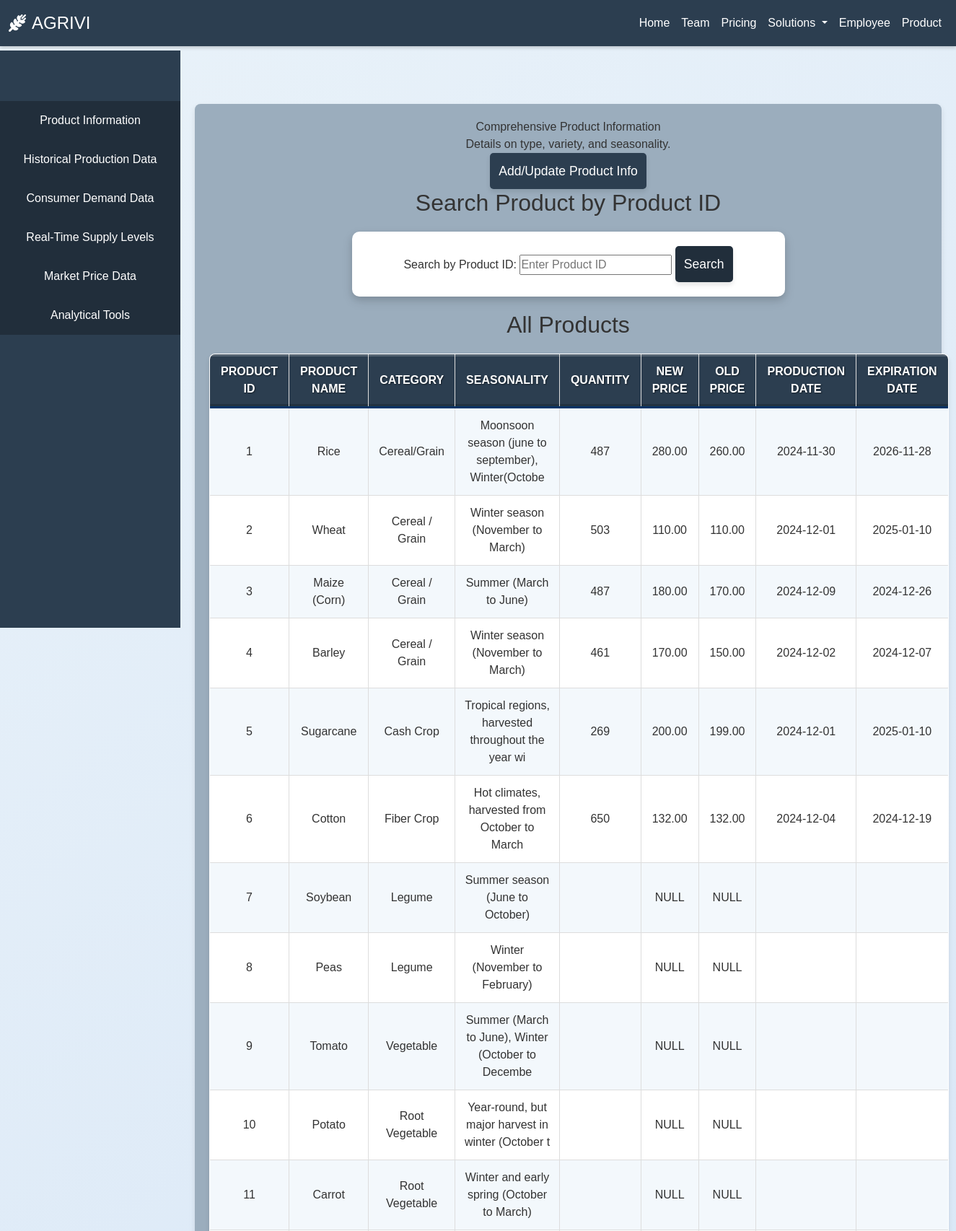
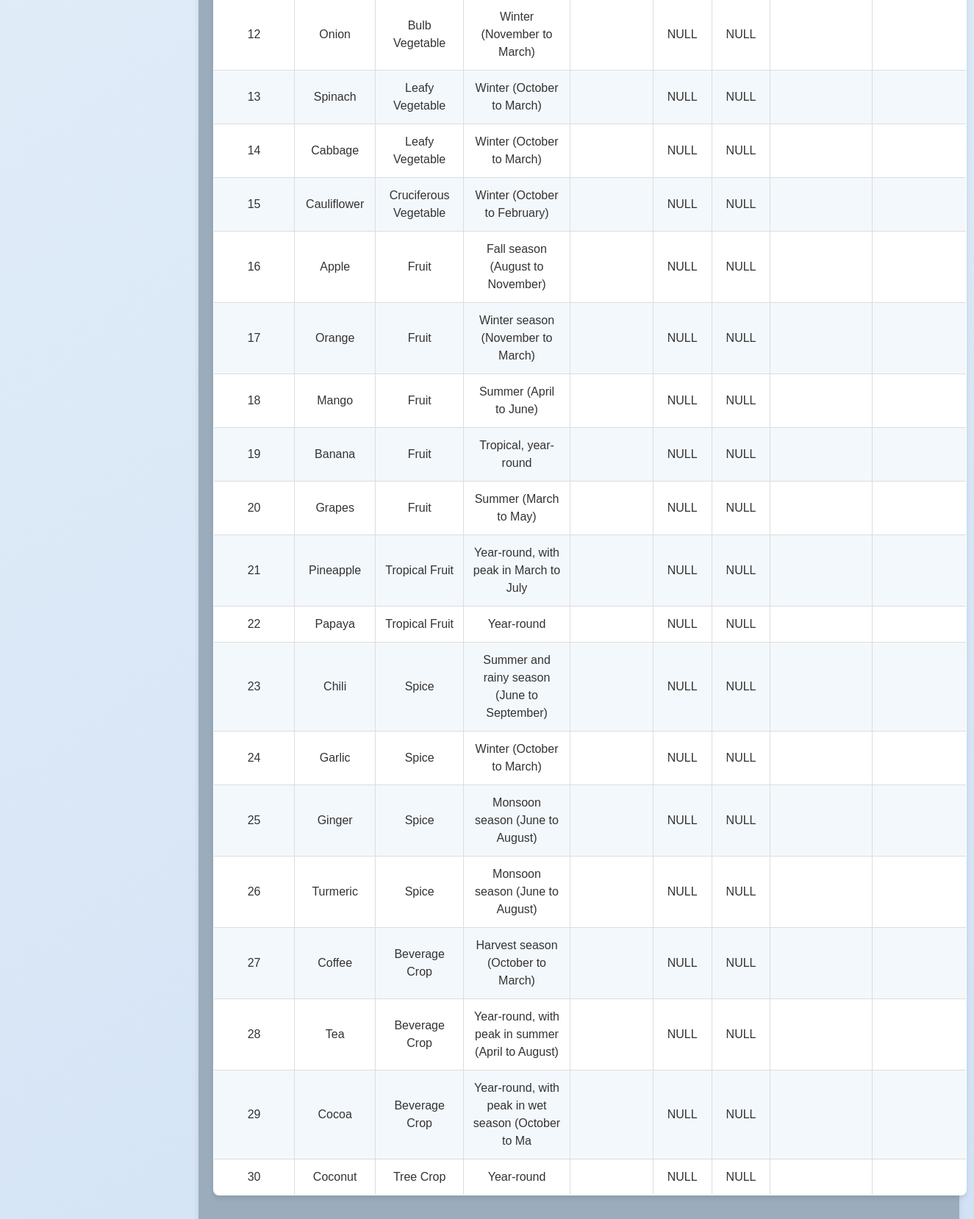
Page /admin_db/index.php (upper part) on the committed database (2 pictures, top to bottom).
### tables this page shows
CREATE TABLE `product_info` (
  `id` int(11) NOT NULL,
  `product_id` int(11) NOT NULL,
  `quantity` int(11) NOT NULL,
  `new_price` decimal(10,2) DEFAULT NULL,
  `old_price` decimal(10,2) DEFAULT NULL,
  `production_cost` decimal(10,2) NOT NULL,
  `production_date` date NOT NULL,
  `expiration_date` date NOT NULL
);

CREATE TABLE `product` (
  `product_id` int(11) NOT NULL,
  `product_name` varchar(100) DEFAULT NULL,
  `category` varchar(100) DEFAULT NULL,
  `seasonality` varchar(50) DEFAULT NULL
);

### admin_db/product_table/product_info.php (the view, shortened to what this page needs)
<?php
$host = "localhost";
$username = "root";
$password = "";
$database = "agriculture_product_data";
$conn = new mysqli($host, $username, $password, $database);
$sql_all_products = "SELECT
                    pi.id,
                    p.product_id,
                    p.product_name,
                    p.category,
                    p.seasonality,
                    pi.quantity,
                    pi.new_price,
                    pi.old_price,
                    pi.production_date,
                    pi.expiration_date
                FROM
                    PRODUCT p
                LEFT JOIN
                    product_info pi ON p.product_id = pi.product_id
                ORDER BY p.product_id";
$all_products_result = $conn->query($sql_all_products);
?>
<!DOCTYPE html>
<html lang="en">
<head>
    <link rel="stylesheet" href="/admin_db/product_table/product_info_style.css">
</head>
<body>
    <a href="/admin_db/product_db/product_info.php"><button>Add/Update Product Info</button></a>
    <h2>Search Product by Product ID</h2>
    <form method="get" action="">
        <label for="search">Search by Product ID: </label>
        <input type="text" id="search" name="search" placeholder="Enter Product ID" required>
        <button type="submit">Search</button>
    </form>
    <h2>All Products</h2>
    <table>
        <tr>
            <th>Product ID</th>
            <th>Product Name</th>
            <th>Category</th>
            <th>Seasonality</th>
            <th>Quantity</th>
            <th>New Price</th>
            <th>Old Price</th>
            <th>Production Date</th>
            <th>Expiration Date</th>
        </tr>
        <?php
        if ($all_products_result->num_rows > 0) {
            while ($row = $all_products_result->fetch_assoc()) {
                echo "<tr>
                        <td>" . htmlspecialchars($row['product_id']) . "</td>
                        <td>" . htmlspecialchars($row['product_name']) . "</td>
                        <td>" . htmlspecialchars($row['category']) . "</td>
                        <td>" . htmlspecialchars($row['seasonality']) . "</td>
                        <td>" . htmlspecialchars($row['quantity']) . "</td>
                        <td>" . (is_null($row['new_price']) ? "NULL" : htmlspecialchars($row['new_price'])) . "</td>
                        <td>" . (is_null($row['old_price']) ? "NULL" : htmlspecialchars($row['old_price'])) . "</td>
                        <td>" . htmlspecialchars($row['production_date']) . "</td>
                        <td>" . htmlspecialchars($row['expiration_date']) . "</td>
                    </tr>";
            }
        } else {
            echo "<tr><td colspan='9'>No products found.</td></tr>";
        }
        ?>
    </table>
</body>
</html>

### admin_db/style.css (style rules this page uses)
* { margin: 0; padding: 0; box-sizing: border-box; font-family: 'Arial', sans-serif; }
body { background: linear-gradient(145deg, #e9f2f9, #cfe0f5); color: #333; line-height: 1.6; }
form button { background-color: #212e3b; color: #fff; border: none; cursor: pointer; font-size: 1.1em; border-radius: 5px; padding: 12px; box-shadow: 0 4px 6px rgba(0, 0, 0, 0.1); transition: background-color 0.3s, box-shadow 0.3s ease; }

### admin_db/navbar/nav.css (style rules this page uses)
.navbar { background-color: #2c3e50; box-shadow: 0 2px 5px rgba(0, 0, 0, 0.2); }
.navbar .navbar-brand { font-size: 1.5rem; color: white; }
.navbar-nav .nav-item .nav-link { color: white !important; padding: 0.75rem 1rem; font-weight: 500; }

### admin_db/product_table/product_info_style.css (style rules this page uses)
body { font-family: Arial, sans-serif; background-color: #f4f4f9; color: #333; margin: auto; padding: 0; text-align: center; }
form { background-color: #fff; padding: 20px; margin: 20px auto; max-width: 600px; border-radius: 10px; box-shadow: 0 4px 8px rgba(0, 0, 0, 0.1), 0 6px 16px rgba(0, 0, 0, 0.1); transition: box-shadow 0.3s ease; }
table { width: 90%; margin: 20px auto; border-collapse: collapse; overflow: hidden; border-radius: 8px; box-shadow: 0 4px 6px rgba(0, 0, 0, 0.1); background-color: #fff; }
table th, table td { padding: 12px; text-align: center; border: 1px solid #ddd; font-size: 1rem; }
table th { background-color: #2c3e50; color: #fff; font-weight: bold; text-transform: uppercase; padding: 12px 15px; border-bottom: 3px solid #003366; box-shadow: inset 0 -3px 0 rgba(0, 0, 0, 0.2), inset 0 3px 0 rgba(255, 255, 255, 0.2); text-shadow: 1px 1px 2px rgba(0, 0, 0, 0.5); transition: all 0.3s ease; }
table tr:nth-child(even) { background-color: #f3f8fc; }
button { background-color: #2c3e50; color: #fff; border: none; cursor: pointer; font-size: 1.1em; border-radius: 5px; padding: 12px; box-shadow: 0 4px 6px rgba(0, 0, 0, 0.1); transition: background-color 0.3s, box-shadow 0.3s ease; }
a { color: #6c63ff; text-decoration: none; font-weight: bold; transition: color 0.3s ease; }

### admin_db/product_table/product_info.php (style rules this page uses)
form { text-align: center; margin-bottom: 20px; }
table { width: 100%; border-collapse: collapse; }
table, th, td { border: 1px solid #ddd; }
th, td { padding: 8px; text-align: left; }
th { background-color: #f2f2f2; }

### rows in the picture
product_info: product.product_id "1", product.product_name "Rice", product.category "Cereal/Grain", product.seasonality "Moonsoon season (june to september), Winter(Octobe", quantity "487", new_price "280.00", old_price "260.00", production_date "2024-11-30", expiration_date "2026-11-28"
product_info: product.product_id "2", product.product_name "Wheat", product.category "Cereal / Grain", product.seasonality "Winter season (November to March)", quantity "503", new_price "110.00", old_price "110.00", production_date "2024-12-01", expiration_date "2025-01-10"
product_info: product.product_id "3", product.product_name "Maize (Corn)", product.category "Cereal / Grain", product.seasonality "Summer (March to June)", quantity "487", new_price "180.00", old_price "170.00", production_date "2024-12-09", expiration_date "2024-12-26"
product_info: product.product_id "4", product.product_name "Barley", product.category "Cereal / Grain", product.seasonality "Winter season (November to March)", quantity "461", new_price "170.00", old_price "150.00", production_date "2024-12-02", expiration_date "2024-12-07"
product_info: product.product_id "5", product.product_name "Sugarcane", product.category "Cash Crop", product.seasonality "Tropical regions, harvested throughout the year wi", quantity "269", new_price "200.00", old_price "199.00", production_date "2024-12-01", expiration_date "2025-01-10"
product_info: product.product_id "6", product.product_name "Cotton", product.category "Fiber Crop", product.seasonality "Hot climates, harvested from October to March", quantity "650", new_price "132.00", old_price "132.00", production_date "2024-12-04", expiration_date "2024-12-19"
product: product_id "7", product_name "Soybean", category "Legume", seasonality "Summer season (June to October)", shows "NULL"
product: product_id "8", product_name "Peas", category "Legume", seasonality "Winter (November to February)", shows "NULL"
product: product_id "9", product_name "Tomato", category "Vegetable", seasonality "Summer (March to June), Winter (October to Decembe", shows "NULL"
product: product_id "10", product_name "Potato", category "Root Vegetable", seasonality "Year-round, but major harvest in winter (October t", shows "NULL"
product: product_id "11", product_name "Carrot", category "Root Vegetable", seasonality "Winter and early spring (October to March)", shows "NULL"
product: product_id "12", product_name "Onion", category "Bulb Vegetable", seasonality "Winter (November to March)", shows "NULL"
product: product_id "13", product_name "Spinach", category "Leafy Vegetable", seasonality "Winter (October to March)", shows "NULL"
product: product_id "14", product_name "Cabbage", category "Leafy Vegetable", seasonality "Winter (October to March)", shows "NULL"
product: product_id "15", product_name "Cauliflower", category "Cruciferous Vegetable", seasonality "Winter (October to February)", shows "NULL"
product: product_id "16", product_name "Apple", category "Fruit", seasonality "Fall season (August to November)", shows "NULL"
product: product_id "17", product_name "Orange", category "Fruit", seasonality "Winter season (November to March)", shows "NULL"
product: product_id "18", product_name "Mango", category "Fruit", seasonality "Summer (April to June)", shows "NULL"
product: product_id "19", product_name "Banana", category "Fruit", seasonality "Tropical, year-round", shows "NULL"
product: product_id "20", product_name "Grapes", category "Fruit", seasonality "Summer (March to May)", shows "NULL"
product: product_id "21", product_name "Pineapple", category "Tropical Fruit", seasonality "Year-round, with peak in March to July", shows "NULL"
product: product_id "22", product_name "Papaya", category "Tropical Fruit", seasonality "Year-round", shows "NULL"
product: product_id "23", product_name "Chili", category "Spice", seasonality "Summer and rainy season (June to September)", shows "NULL"
product: product_id "24", product_name "Garlic", category "Spice", seasonality "Winter (October to March)", shows "NULL"
product: product_id "25", product_name "Ginger", category "Spice", seasonality "Monsoon season (June to August)", shows "NULL"
product: product_id "26", product_name "Turmeric", category "Spice", seasonality "Monsoon season (June to August)", shows "NULL"
product: product_id "27", product_name "Coffee", category "Beverage Crop", seasonality "Harvest season (October to March)", shows "NULL"
product: product_id "28", product_name "Tea", category "Beverage Crop", seasonality "Year-round, with peak in summer (April to August)", shows "NULL"
product: product_id "29", product_name "Cocoa", category "Beverage Crop", seasonality "Year-round, with peak in wet season (October to Ma", shows "NULL"
product: product_id "30", product_name "Coconut", category "Tree Crop", seasonality "Year-round", shows "NULL"
